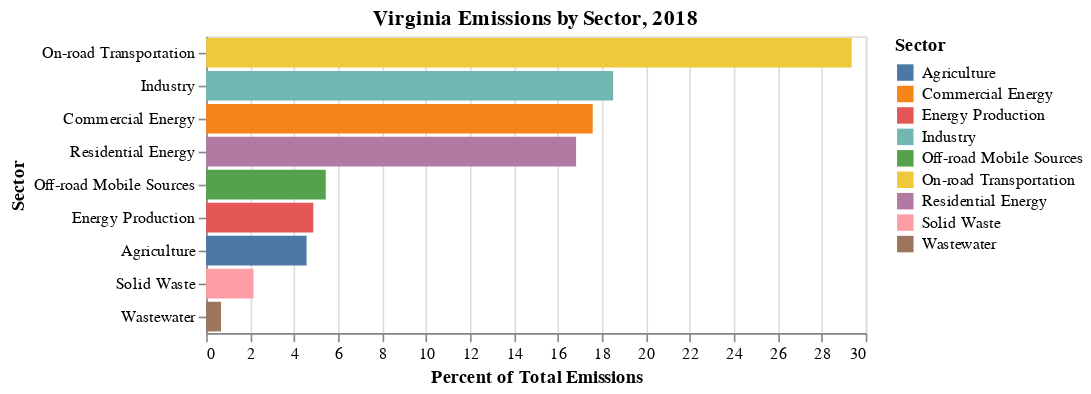

The notebook cell saved with this chart:
### Code cell
alt.Chart(va_eia_by_source).mark_bar().encode(
    y=alt.X("Sector:N", sort="-x"),
    x=alt.Y("Percent of Total Emissions:Q"),
    color="Sector:N",
    tooltip="Percent of Total Emissions:Q",
).properties(
    title="Virginia Emissions by Sector, 2018",
)

### Figure 1 — Vega-Lite specification as saved in the notebook (floating-point values rounded to 4 significant figures)
{"config": {"view": {"continuousWidth": 400, "continuousHeight": 300}}, "data": {"name": "data-eabb465d8ab50ec3a257d5ae3c1e09c4"}, "mark": "bar", "encoding": {"color": {"field": "Sector", "type": "nominal"}, "tooltip": {"field": "Percent of Total Emissions", "type": "quantitative"}, "x": {"field": "Percent of Total Emissions", "type": "quantitative"}, "y": {"field": "Sector", "sort": "-x", "type": "nominal"}}, "title": "Virginia Emissions by Sector, 2018", "$schema": "https://vega.github.io/schema/vega-lite/v4.17.0.json", "datasets": {"data-eabb465d8ab50ec3a257d5ae3c1e09c4": [{"Sector": "On-road Transportation", "Percent of Total Emissions": 29.36, "MMTCO2e": 41.28}, {"Sector": "Off-road Mobile Sources", "Percent of Total Emissions": 5.441, "MMTCO2e": 7.65}, {"Sector": "Industry", "Percent of Total Emissions": 18.51, "MMTCO2e": 26.03}, {"Sector": "Commercial Energy", "Percent of Total Emissions": 17.58, "MMTCO2e": 24.72}, {"Sector": "Residential Energy", "Percent of Total Emissions": 16.83, "MMTCO2e": 23.66}, {"Sector": "Energy Production", "Percent of Total Emissions": 4.874, "MMTCO2e": 6.85}, {"Sector": "Agriculture", "Percent of Total Emissions": 4.568, "MMTCO2e": 6.42}, {"Sector": "Solid Waste", "Percent of Total Emissions": 2.154, "MMTCO2e": 3.03}, {"Sector": "Wastewater", "Percent of Total Emissions": 0.6768, "MMTCO2e": 0.95}]}}
